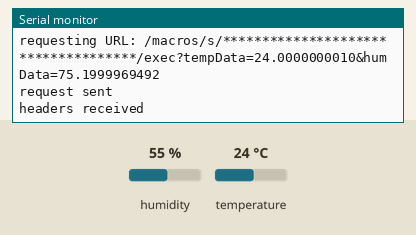
The sketch below on a simulated ESP8266 (NodeMCU). On the bench: the last lines printed to the serial monitor. Inputs (shaded band) come from the test bench; at power-on: temperature 24 °C, humidity 55 %. WiFi joins after 1.5 s; servers stay silent unless stated; uploads are accepted with an empty reply.

Above: at 2.7 s.
2.8 s: temperature set to 12 °C
At 3.8 s:
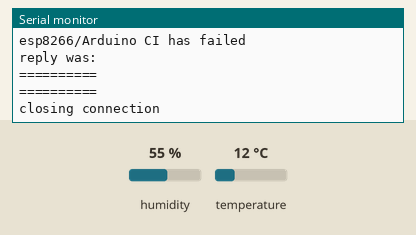
8.0 s: temperature set to 19 °C
At 10.43 s:
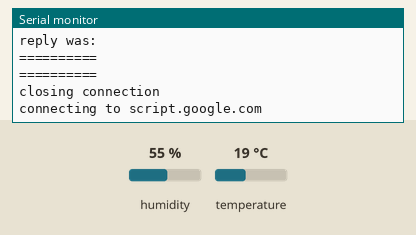
Timing chart, 0 to 11.9 s (numbered marks = the images above; inputs shaded):
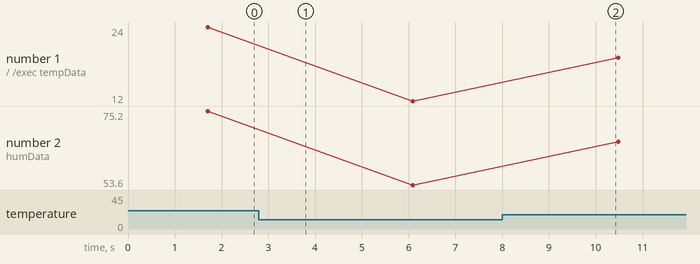

The sketch:

SentToSpreadsheet.ino
```cpp
#include <ESP8266WiFi.h>
#include <WiFiClientSecure.h>
#include <DHT.h>

#define WIFI_SSID "***********"
#define WIFI_PASSWORD "********"
#define DHTPIN 14
#define DHTTYPE DHT22
DHT dht(DHTPIN, DHTTYPE);

String readString;
const char* host = "script.google.com";
const int httpsPort = 443;
WiFiClientSecure client;
const char* fingerprint = "46 B2 C3 44 9C 59 09 8B 01 B6 F8 BD 4C FB 00 74 91 2F EF F6";
String GAS_ID = "************************************";  // Replace by your GAS service id


void setup() {
  Serial.begin(9600);
  dht.begin();

  WiFi.begin(WIFI_SSID, WIFI_PASSWORD);
  Serial.print("connecting");
  while (WiFi.status() != WL_CONNECTED) {
    Serial.print(".");
    delay(500);
  }
  Serial.println();
  Serial.print("connected: ");
  Serial.println(WiFi.localIP());
}


void loop() {

  float h = dht.readHumidity();
  float t = dht.readTemperature();
  float f = dht.readTemperature(true);

  if (isnan(h) || isnan(t) || isnan(f)) {
    Serial.println(F("Failed to read from DHT sensor!"));
    return;
  }

  float hif = dht.computeHeatIndex(f, h);
  float hic = dht.computeHeatIndex(t, h, false);

  sendData(t, f);
  delay(3000);
}


void sendData(float a, float b)
{
  client.setInsecure();
  Serial.print("connecting to ");
  Serial.println(host);

  if (!client.connect(host, httpsPort)) {
    Serial.println("connection failed");
    return;
  }

  if (client.verify(fingerprint, host)) {
    Serial.println("certificate matches");
  } else {
    Serial.println("certificate doesn't match");
  }

  String string_a      =  String(a, DEC);
  String string_b      =  String(b, DEC);
  String url = "/macros/s/" + GAS_ID + "/exec?tempData=" + string_a + "&humData=" + string_b;

  Serial.print("requesting URL: ");
  Serial.println(url);
  client.print(String("GET ") + url + " HTTP/1.1\r\n" +
               "Host: " + host + "\r\n" +
               "User-Agent: BuildFailureDetectorESP8266\r\n" +
               "Connection: close\r\n\r\n");
  Serial.println("request sent");
  while (client.connected()) {
    String line = client.readStringUntil('\n');
    if (line == "\r") {
      Serial.println("headers received");
      break;
    }
  }
  String line = client.readStringUntil('\n');
  if (line.startsWith("{\"state\":\"success\"")) {
    Serial.println("esp8266/Arduino CI successfull!");
  } else {
    Serial.println("esp8266/Arduino CI has failed");
  }
  Serial.println("reply was:");
  Serial.println("==========");
  Serial.println(line);
  Serial.println("==========");
  Serial.println("closing connection");

}
```

Measured:
- plotted number 1: 24 → 12 after the input at 2.8 s, 12 → 19 after the input at 8.0 s
- plotted number 2: 75.2 → 53.6 after the input at 2.8 s, 53.6 → 66.2 after the input at 8.0 s
